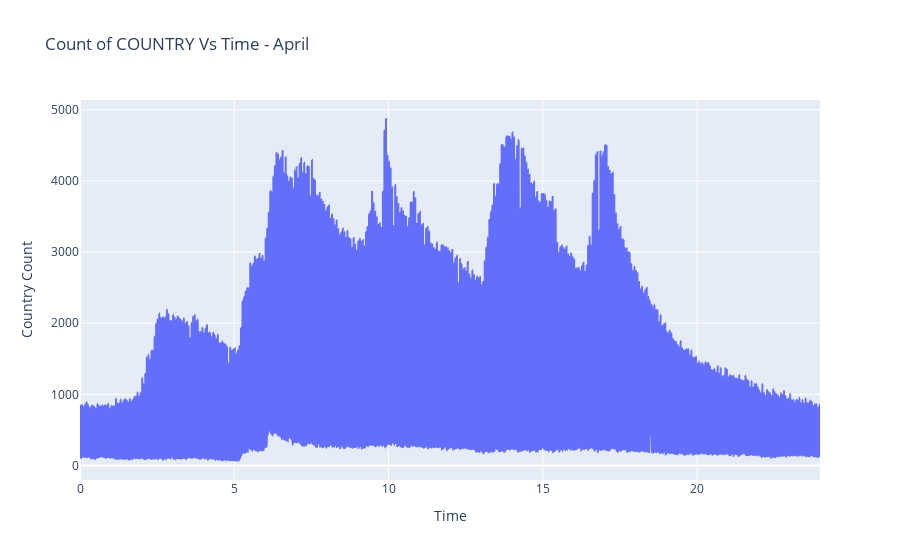

Write notebook code for a chart like this one.
### Markdown cell above
## April

### Code cell
if isinstance(df_april, (pd.DatetimeIndex, pd.MultiIndex)):
    df_april = df_april.to_frame(index=False)

# remove any pre-existing indices for ease of use in the D-Tale code, but this is not required
df_april = df_april.reset_index().drop('index', axis=1, errors='ignore')
df_april.columns = [str(c) for c in df_april.columns]  # update columns to strings in case they are numbers

chart_data = pd.concat([
    df_april['decimal_time'],
    df_april['COUNTRY'],
], axis=1)
chart_data = chart_data.sort_values(['decimal_time'])
chart_data = chart_data.rename(columns={'decimal_time': 'x'})
chart_data_count = chart_data.groupby(['x'])[['COUNTRY']].count()
chart_data_count.columns = ['COUNTRY|count']
chart_data = chart_data_count.reset_index()
chart_data = chart_data.dropna()
charts = []
line_cfg = {'line': {'shape': 'spline', 'smoothing': 0.3}, 'mode': 'lines'}
charts.append(go.Scatter(
    x=chart_data['x'], y=chart_data['COUNTRY|count'], name='COUNTRY|count', **line_cfg
))
figure = go.Figure(data=charts, layout=go.Layout({
    'legend': {'orientation': 'h'},
    'title': {'text': 'Count of COUNTRY by decimal_time'},
    'xaxis': {'title': {'text': 'decimal_time'}},
    'yaxis': {'tickformat': '0:g', 'title': {'text': 'Count of COUNTRY'}, 'type': 'linear'}
}))

# from plotly.offline import iplot, init_notebook_mode

if isinstance(df_april, (pd.DatetimeIndex, pd.MultiIndex)):
    df_april = df_april.to_frame(index=False)

df_april = df_april.reset_index().drop('index', axis=1, errors='ignore')
df_april.columns = [str(c) for c in df_april.columns]  # update columns to strings in case they are numbers

chart_data = pd.concat([
    df_april['decimal_time'],
    df_april['COUNTRY'],
], axis=1)
chart_data = chart_data.sort_values(['decimal_time'])
chart_data = chart_data.rename(columns={'decimal_time': 'x'})
chart_data_count = chart_data.groupby(['x'])[['COUNTRY']].count()
chart_data_count.columns = ['COUNTRY|count']
chart_data = chart_data_count.reset_index()
chart_data = chart_data.dropna()

import plotly.graph_objs as go

charts = []
line_cfg = {'line': {'shape': 'spline', 'smoothing': 0.3}, 'mode': 'lines'}
charts.append(go.Scatter(
    x=chart_data['x'], y=chart_data['COUNTRY|count'], name='COUNTRY|count', **line_cfg
))
figure = go.Figure(data=charts, layout=go.Layout({
    'legend': {'orientation': 'h'},
    'title': {'text': 'Count of COUNTRY Vs Time - April'},
    'xaxis': {'title': {'text': 'Time'}},
    'yaxis': {'tickformat': '0:g', 'title': {'text': 'Country Count'}, 'type': 'linear'}
}))

init_notebook_mode(connected=True)
for chart in charts:
    chart.pop('id', None) # for some reason iplot does not like 'id'
iplot(figure)

### Figure 1 — Plotly figure (JSON) as saved in the notebook; plotly's stock layout.template omitted (floating-point values rounded to 4 significant figures; data arrays with more than 128 entries replaced by an {"elided": "..."} marker saying what was removed)
{"data": [{"line": {"shape": "spline", "smoothing": 0.3}, "mode": "lines", "name": "COUNTRY|count", "type": "scatter", "x": {"elided": "1440 float values"}, "y": {"elided": "1440 int values"}}], "layout": {"legend": {"orientation": "h"}, "title": {"text": "Count of COUNTRY Vs Time - April"}, "xaxis": {"title": {"text": "Time"}}, "yaxis": {"tickformat": "0:g", "title": {"text": "Country Count"}, "type": "linear"}}}
